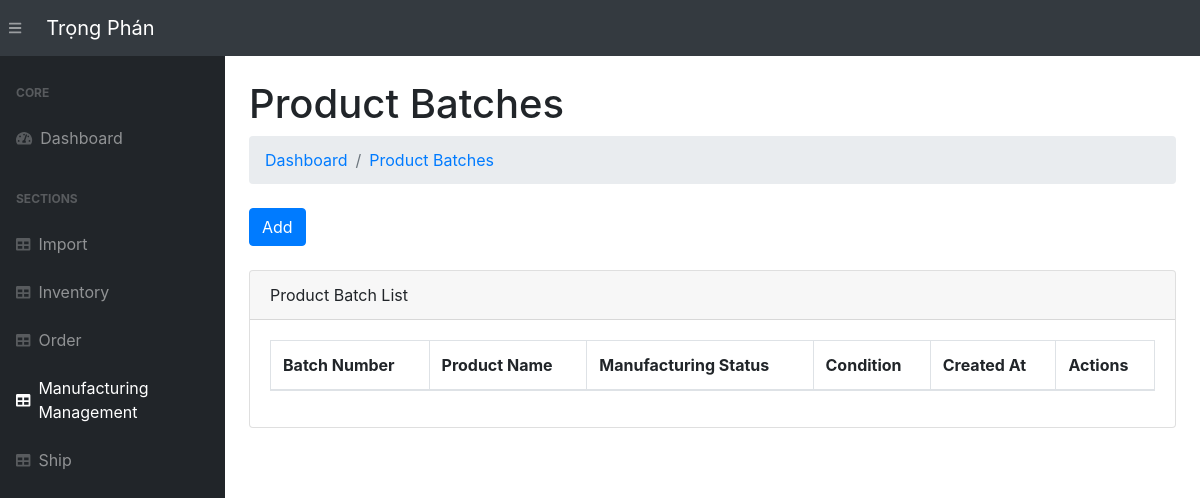
Page /view-product-batches/ on the earlier database version.
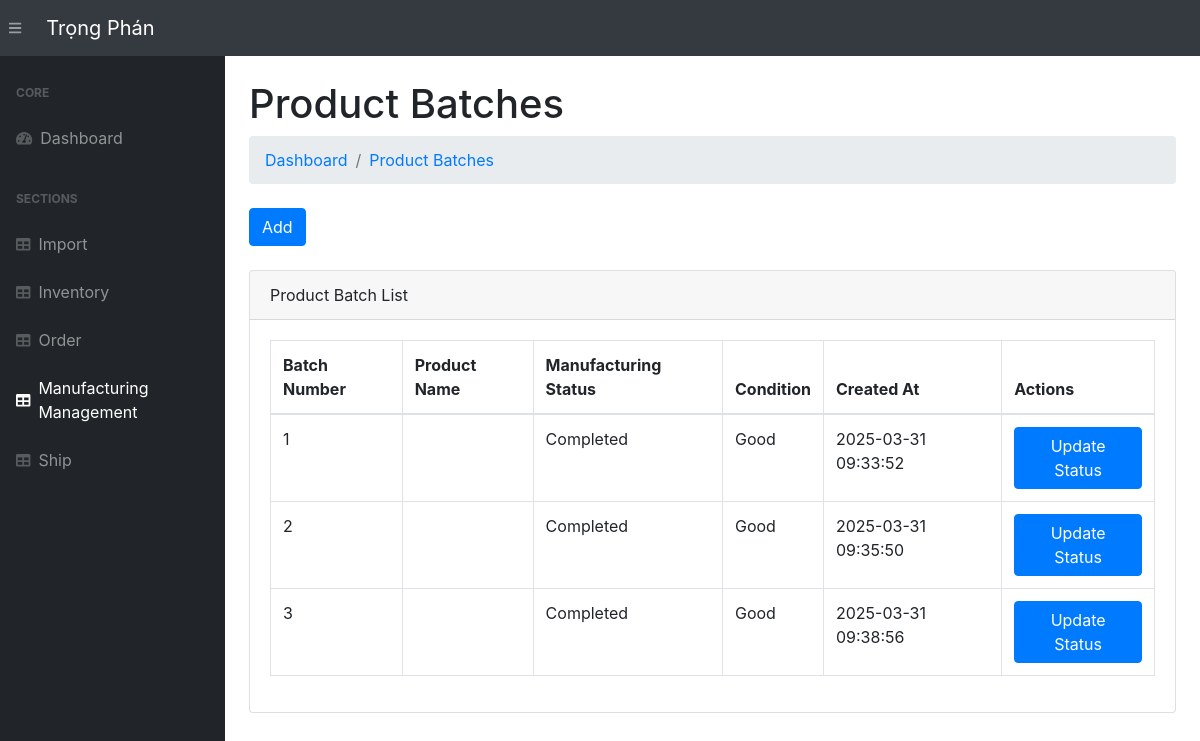
Same page on the later database version.
### app.py (models this page shows, shortened)
class ProductBatch(db.Model):
    __tablename__ = 'product_batches'
    batch_id = db.Column(db.Integer, primary_key=True)
    batch_number = db.Column(db.String(50), nullable=False)
    category = db.Column(db.String(100))
    order_detail_id = db.Column(db.Integer, db.ForeignKey('order_details.order_detail_id'))
    order_detail = db.relationship('OrderDetail', backref='product_batches')
    quantity_in_production = db.Column(db.Integer, default=0)
    quantity_completed = db.Column(db.Integer, default=0)
    quantity_ready_for_shipping = db.Column(db.Integer, default=0)
    manufacturing_status = db.Column(db.String(50), default='In Production')
    product_condition = db.Column(db.String(50), nullable=True)
    defect_reason = db.Column(db.String(255), nullable=True)
    transaction_date = db.Column(db.DateTime, default=vietnam_now)

### app.py (the view)
@app.route('/view-product-batches/', methods=["GET"])
def view_product_batches():
    product_batches = ProductBatch.query.all()
    return render_template('view_product_batches.html', product_batches=product_batches)

### templates/view_product_batches.html (shortened to what this page needs)
{% extends 'base.html' %}
{% block content %}
<main>
    <div class="container-fluid">
        <h1 class="mt-4">Product Batches</h1>
        <ol class="breadcrumb mb-4">
            <li class="breadcrumb-item"><a href="/">Dashboard</a></li>
            <li class="breadcrumb-item"><a href="/view-product-batches/">Product Batches</a></li>
        </ol>
        <a href="/add-product-batch/" class="btn btn-primary">Add</a>
        <br><br>
        <div class="card mb-4">
            <div class="card-header">Product Batch List</div>
            <div class="card-body">
                <table class="table table-bordered" id="dataTable" width="100%" cellspacing="0">
                    <thead>
                        <tr>
                            <th>Batch Number</th>
                            <th>Product Name</th>
                            <th>Manufacturing Status</th>
                            <th>Condition</th>
                            <th>Created At</th>
                            <th>Actions</th>
                        </tr>
                    </thead>
                    <tbody>
                        {% for batch in product_batches %}
                            <tr>
                                <td>{{ batch.batch_number }}</td>
                                <td>{{ batch.order_detail.product_name }}</td>
                                <td>{{ batch.manufacturing_status }}</td>
                                <td>{{ batch.product_condition }}</td>
                                <td>{{ batch.transaction_date.strftime('%Y-%m-%d %H:%M:%S') }}</td>
                                <td>
                                    <a href="{{ url_for('manufacturing_management', batch_id=batch.batch_id) }}" class="btn btn-primary">Update Status</a>
                                </td>
                            </tr>
                        {% endfor %}
                    </tbody>
                </table>
            </div>
        </div>
    </div>
</main>
{% endblock %}

### templates/base.html (shortened to what this page needs)
<!DOCTYPE html>
<html lang="en">
<head>
    <link rel="stylesheet" href="{{ url_for('static', filename='css/bootstrap/styles.css')}}">
    <link href="https://cdn.datatables.net/1.10.20/css/dataTables.bootstrap4.min.css" rel="stylesheet" />
</head>
<body class="sb-nav-fixed">
    <nav class="sb-topnav navbar navbar-expand navbar-dark bg-dark">
        <button class="btn btn-link btn-sm order-1 order-lg-0" id="sidebarToggle" href="#"><i class="fas fa-bars"></i></button>
        <a class="navbar-brand" href="/">Trọng Phán</a>
    </nav>
    <div id="layoutSidenav">
        <div id="layoutSidenav_nav">
            <nav class="sb-sidenav accordion sb-sidenav-dark" id="sidenavAccordion">
                <div class="sb-sidenav-menu">
                    <div class="nav">
                        <div class="sb-sidenav-menu-heading">Core</div>
                        <a class="nav-link" href="/">
                            <div class="sb-nav-link-icon"><i class="fas fa-tachometer-alt"></i></div>
                            Dashboard
                        </a>
                        <div class="sb-sidenav-menu-heading">Sections</div>
                        <a class="nav-link" href="/import/">
                            <div class="sb-nav-link-icon"><i class="fas fa-table"></i></div>
                            Import
                        </a>
                        <a class="nav-link" href="/inventory/">
                            <div class="sb-nav-link-icon"><i class="fas fa-table"></i></div>
                            Inventory
                        </a>
                        <a class="nav-link" href="/order/">
                            <div class="sb-nav-link-icon"><i class="fas fa-table"></i></div>
                            Order
                        </a>
                        <a class="nav-link" href="/view-product-batches/">
                            <div class="sb-nav-link-icon"><i class="fas fa-table"></i></div>
                            Manufacturing Management
                        </a>
                        <a class="nav-link" href="/shipping-list/">
                            <div class="sb-nav-link-icon"><i class="fas fa-table"></i></div>
                            Ship
                        </a>
                    </div>
                </div>
            </nav>
        </div>
        <div id="layoutSidenav_content">
            {% block content %}{% endblock %}
        </div>
    </div>
</body>
</html>

Differences in the rows shown:
added ProductBatch: batch_number "1", manufacturing_status "Completed", product_condition "Good", transaction_date "2025-03-31 09:33:52"
added ProductBatch: batch_number "2", manufacturing_status "Completed", product_condition "Good", transaction_date "2025-03-31 09:35:50"
added ProductBatch: batch_number "3", manufacturing_status "Completed", product_condition "Good", transaction_date "2025-03-31 09:38:56"
